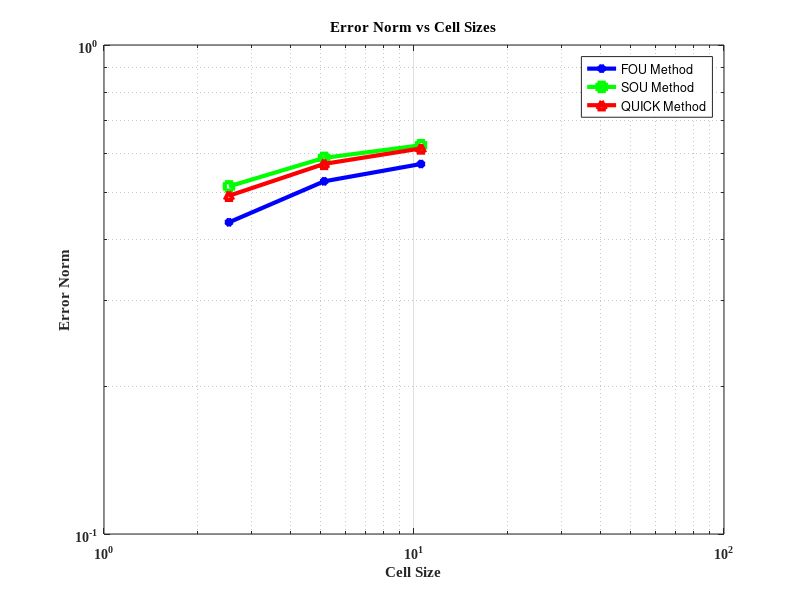

Write the MATLAB code that produced this figure.
% Errorplot

% % 1D
% Nrm_Err_FOU = [0.3448 0.3364 0.3325];
% Nrm_Err_SOU = [0.3688 0.3513 0.3427];
% Nrm_Err_QUICK = [0.3245 0.3214 0.3174];

% 2D
Nrm_Err_FOU = [0.5710 0.5263 0.4339];
Nrm_Err_SOU = [ 0.6237 0.5877 0.5139];
Nrm_Err_QUICK = [0.6144 0.5713 0.4917];

cell_size = [10.53 5.13 2.53];

figure(6)
 
loglog(cell_size , Nrm_Err_FOU ,'-b*', 'linewidth' , 3)
hold on
loglog(cell_size , Nrm_Err_SOU ,'-gs', 'linewidth' , 3)
hold on
loglog(cell_size , Nrm_Err_QUICK ,'-r^', 'linewidth' , 3)
legend('FOU Method','SOU Method','QUICK Method')
xlabel('Cell Size')
ylabel('Error Norm')
title('Error Norm vs Cell Sizes')
set(gca,'FontName','Times New Roman','FontSize',10,'fontWeight','bold');
grid on